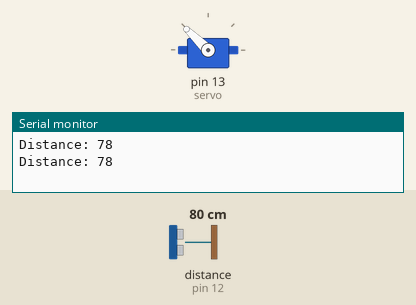
Bench run of a sketch on a simulated Arduino Uno, built with avr-gcc and run on an emulated ATmega328P. Shown: servo, the last lines printed to the serial monitor. Wiring (inferred from the names in the program): ultrasonic range finder: trigger pin 11; echo pin 12. The test bench sets the inputs (shaded band); at power-on: distance to the obstacle (sensor on pin 12) 80 cm. The echo pulse lasts 58.3 µs per cm.

Above: at 3.7 s.
3.8 s: distance to the obstacle (sensor on pin 12) set to 13 cm
7.3 s: distance to the obstacle (sensor on pin 12) set to 10 cm
At 7.7 s:
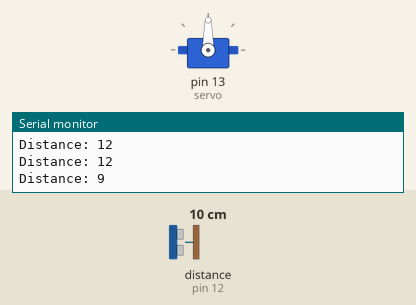
9.5 s: distance to the obstacle (sensor on pin 12) set to 18 cm
13.4 s: distance to the obstacle (sensor on pin 12) set to 2 cm
At 14.1 s:
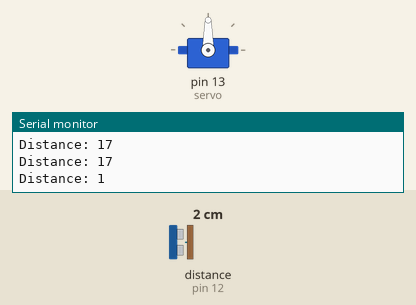
15.6 s: distance to the obstacle (sensor on pin 12) set to 250 cm
At 17.23 s:
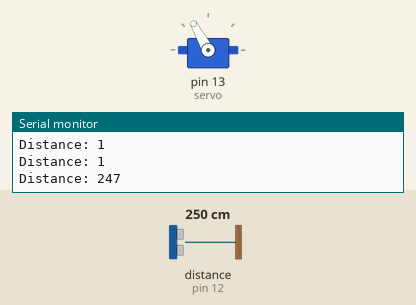
Timing chart, 0 to 20.6 s (numbered marks = the images above; inputs shaded):
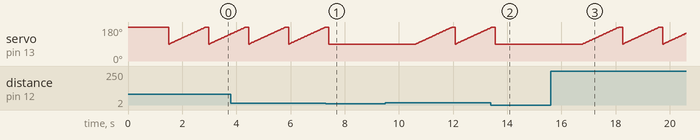

The sketch:

mct_project.ino
```cpp
#include <Servo.h>

Servo servo;

const int trigPin = 11;
const int echoPin = 12;

long duration;
int distance;

// Variables for non-blocking initialization
unsigned long servoStartTime;
bool servoInitialized = false;

void setup()
{
    servo.attach(13);
    servo.write(180);           // Move to 180°
    servoStartTime = millis();  // Record when it started moving

    pinMode(trigPin, OUTPUT);
    pinMode(echoPin, INPUT);

    Serial.begin(9600);
}

void loop()
{
    // Wait 1.5s non-blocking for servo to finish initial move
    if (!servoInitialized && millis() - servoStartTime < 1500) {
        return; // Skip rest of loop until servo is done moving
    }
    servoInitialized = true;

    // --- Your existing code below remains unchanged ---
    digitalWrite(trigPin, LOW);
    delayMicroseconds(2);

    digitalWrite(trigPin, HIGH);
    delayMicroseconds(10);
    digitalWrite(trigPin, LOW);

    duration = pulseIn(echoPin, HIGH);
    distance = duration * 0.034 / 2;

    Serial.print("Distance: ");
    Serial.println(distance);

    if (distance <= 10) {
        servo.write(90);
        delay(1500);
    } else {
        for (int pos = 90; pos <= 180; pos += 1) {
            servo.write(pos);
            delay(15);
        }
    }

    delay(100);
}
```

Measured:
- the behaviour switches between 12 and 11 cm on distance to the obstacle (sensor on pin 12) (found by bisection; images 0 and 1)
- after the input at 7.3 s, servo on pin 13 (servo): goes on until 7.4 s, then stays 90°
- after the input at 13.4 s, servo on pin 13 (servo): goes on until 13.6 s, then stays 90°
- after the input at 15.6 s, servo on pin 13 (servo): ramps from 90° to 180° and jumps back, once every 1.5 s
- by itself, servo on pin 13 (servo): ramps from 90° to 180° and jumps back, once every 1.5 s
